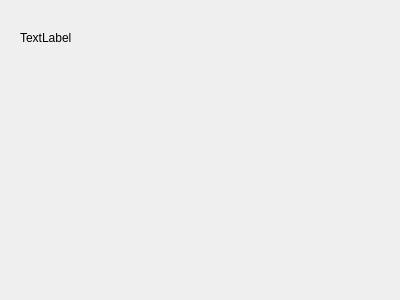
<?xml version="1.0" encoding="UTF-8"?>
<ui version="4.0">
 <class>MainWindow</class>
 <widget class="QMainWindow" name="MainWindow">
  <property name="geometry">
   <rect>
    <x>0</x>
    <y>0</y>
    <width>400</width>
    <height>300</height>
   </rect>
  </property>
  <property name="windowTitle">
   <string>MainWindow</string>
  </property>
  <widget class="QWidget" name="centralWidget">
   <widget class="QLabel" name="label">
    <property name="geometry">
     <rect>
      <x>20</x>
      <y>30</y>
      <width>171</width>
      <height>16</height>
     </rect>
    </property>
    <property name="text">
     <string>TextLabel</string>
    </property>
   </widget>
  </widget>
 </widget>
 <layoutdefault spacing="6" margin="11"/>
 <resources/>
 <connections/>
</ui>
